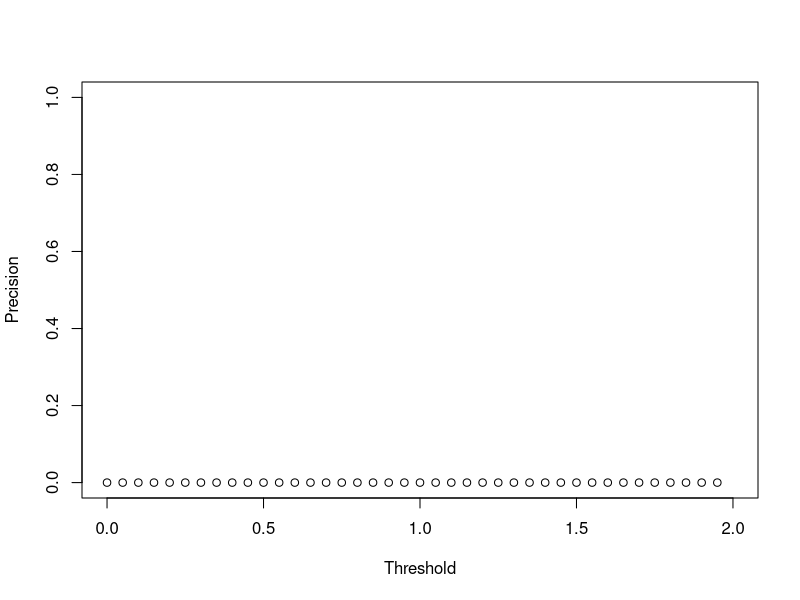
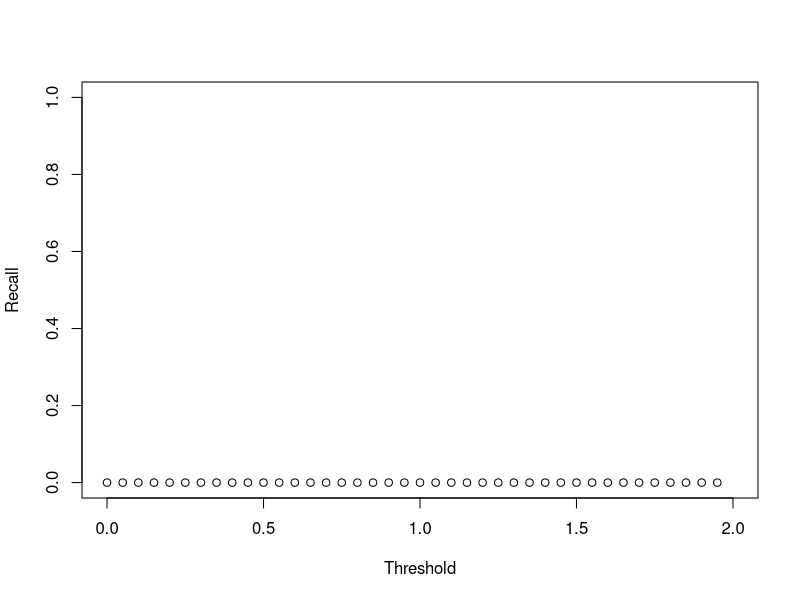
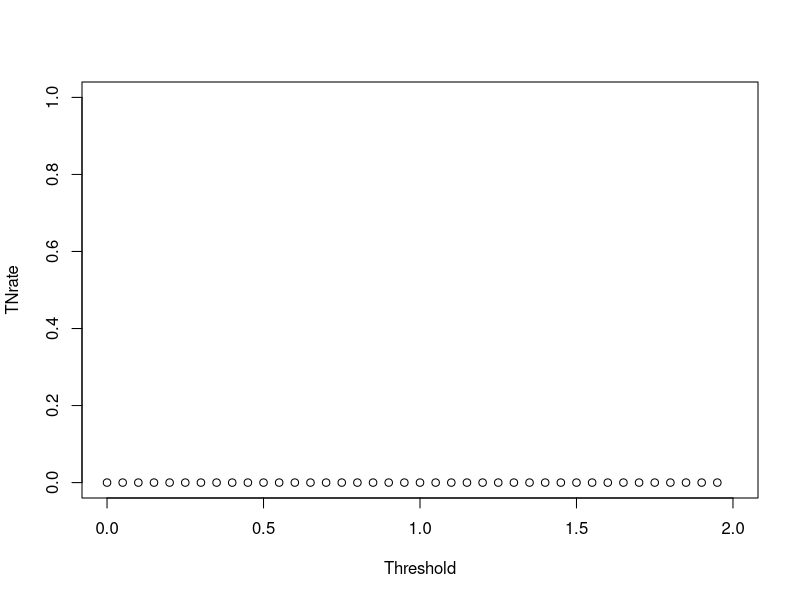
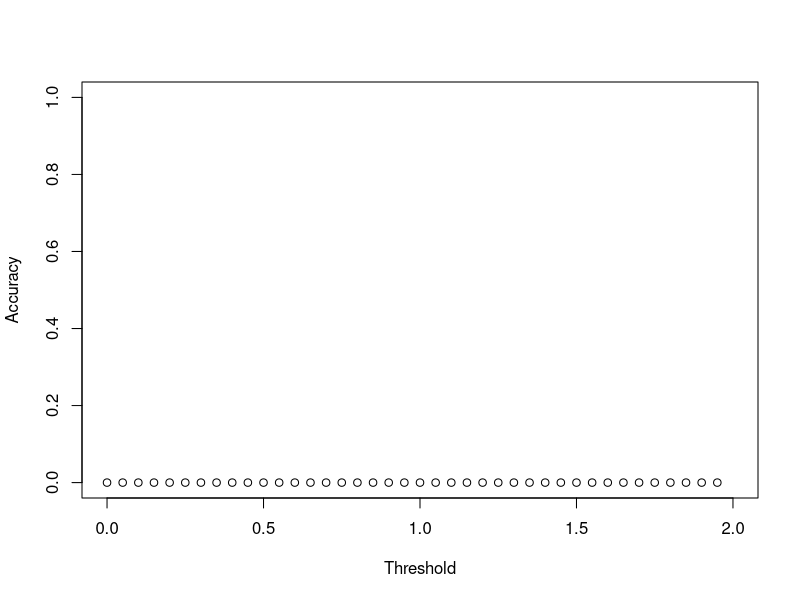
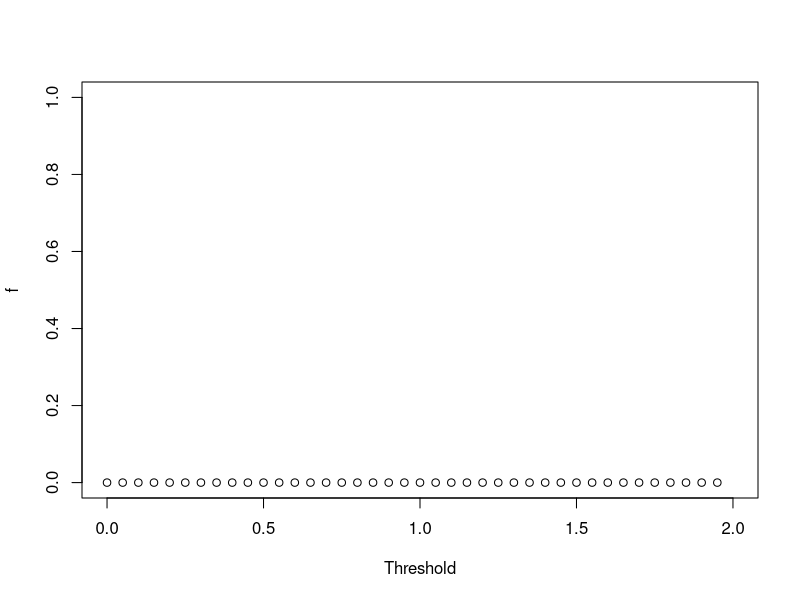

Generate these figures, in order, with R:
reviewers <- data.frame()
reviewers <- read.csv("CSVdata_journal/merged_qt2.csv", sep = ",", header = TRUE)
# get idList more than 5 %(725 * 0.05)

DF <- data.frame(Threshold<-c(), Precision<-c(), Recall<-c(), TNrate<-c(), Accuracy<-c(), fm<-c())

threshold = 0
while(threshold < 2){
	reviewers$futureIncurrent <- ifelse(reviewers$ExpertiseLevel < threshold, 1, 0)

	# positive is prediction reviewer will incurrent
	positive <- subset(reviewers, reviewers$futureIncurrent == 1)
	negative <- subset(reviewers, reviewers$futureIncurrent == 0)

	# tp is prediction incurrent and real incurrent
	tp = nrow(subset(positive, positive$IncurrentVote == 1))
	fp = nrow(subset(positive, positive$IncurrentVote == 0))
	tn = nrow(subset(negative, negative$IncurrentVote == 1))
	fn = nrow(subset(negative, negative$IncurrentVote == 0))

	precision <- ifelse(tp+fp==0, 0, tp / (tp + fp))
	recall <- ifelse(tp+fn==0, 0, tp / (tp + fn))
	TNrate <- ifelse(tn+fp==0, 0, tn / (tn + fp))
	Accuracy <- ifelse(tp+tn+fp+fn==0, 0, (tp + tn) / (tp + tn + fp + fn))
	f <-  ifelse(recall+precision==0, 0,  2 * recall * precision / (recall + precision))

	DF <- rbind(DF, data.frame(c(threshold), c(precision), c(recall), c(TNrate), c(Accuracy), c(f)))
	threshold = threshold + 0.05
}

write.csv(reviewers, "CSVdata_journal/futureIncurrent.csv", row.names=FALSE, quote=FALSE)

pdf("pdf_journal/Precision.pdf")
plot(DF$c.threshold., DF$c.precision., xlab="Threshold", ylab="Precision", xlim=c(0.0, 2.0), ylim=c(0.0, 1.0))

pdf("pdf_journal/Recall.pdf")
plot(DF$c.threshold., DF$c.recall., xlab="Threshold", ylab="Recall", xlim=c(0.0, 2.0), ylim=c(0.0, 1.0))

pdf("pdf_journal/TNrate.pdf")
plot(DF$c.threshold., DF$c.TNrate., xlab="Threshold", ylab="TNrate", xlim=c(0.0, 2.0), ylim=c(0.0, 1.0))

pdf("pdf_journal/Accuracy.pdf")
plot(DF$c.threshold., DF$c.Accuracy., xlab="Threshold", ylab="Accuracy", xlim=c(0.0, 2.0), ylim=c(0.0, 1.0))


pdf("pdf_journal/f.pdf")
plot(DF$c.threshold., DF$c.f., xlab="Threshold", ylab="f", xlim=c(0.0, 2.0), ylim=c(0.0, 1.0))
